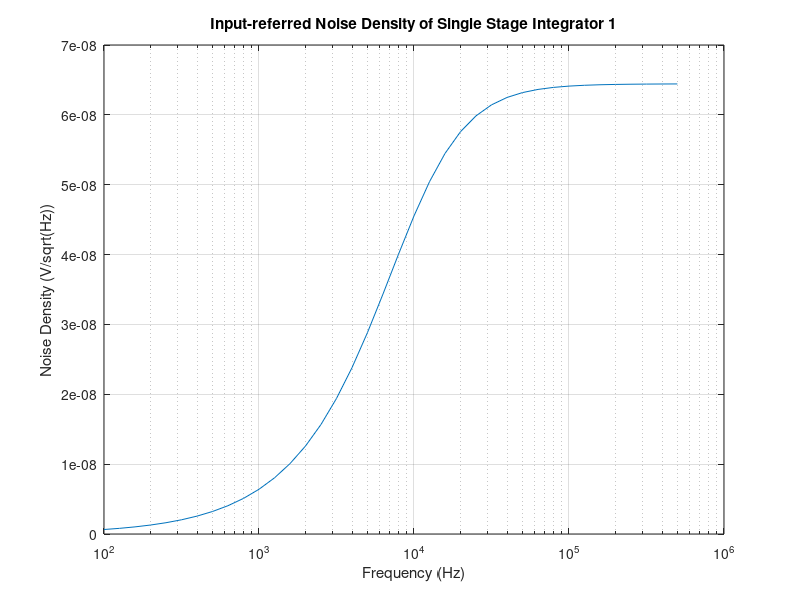

This figure's MATLAB source:
% stage 1

data = csvread('noisespec11_1p_18m.csv');

freqs = data(:,1);
Ts = 1/250e6;
resp = 2*(exp(j*freqs*2*pi*Ts)-1);

input_referred = sqrt(data(:,2)).*abs(resp);

semilogx(freqs, input_referred)
xlabel('Frequency (Hz)')
ylabel('Noise Density (V/sqrt(Hz))')
title('Input-referred Noise Density of Single Stage Integrator 1')
grid on

int = sqrt(trapz(freqs(2:end)-freqs(1:end-1), (input_referred(1:end-1)).^2))

%%

% stage 2

data = csvread('noisespec2.csv');

freqs = data(:,1);
Ts = 1/250e6;
resp = 2*(exp(j*freqs*2*pi*Ts)-1);

input_referred = sqrt(data(:,2)).*abs(resp);

semilogx(freqs, input_referred)
xlabel('Frequency (Hz)')
ylabel('Noise Density (V/sqrt(Hz))')
title('Input-referred Noise Density of Single Stage Integrator 1')
grid on

int = sqrt(trapz(freqs(2:end)-freqs(1:end-1), (input_referred(1:end-1)).^2))
